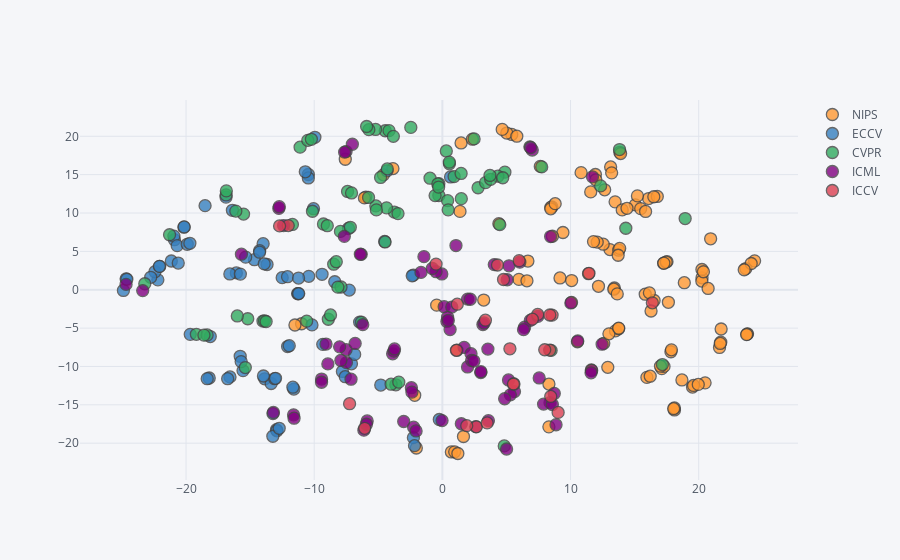

The cell this chart's notebook holds for it:
### Markdown cell above
## Visualizing Embeddings of Single Modalities

### Code cell
### Text2Graph
emb,meta=load_emb_data('t2g')
visualize(emb,meta,method='TSNE',dim=2)

### Figure 1 — Plotly figure (JSON) as saved in the notebook; plotly's stock layout.template omitted (floating-point values rounded to 4 significant figures)
{"data": [{"marker": {"color": "rgba(255, 153, 51, 1.0)", "line": {"width": 1.3}, "opacity": 0.8, "size": 12, "symbol": "circle"}, "mode": "markers", "name": "NIPS", "text": ["Visualizing the Loss Landscape of Neural Nets", "PointCNN", "L4: Practical loss-based stepsize adaptation for deep learning", "Multimodal Generative Models for Scalable Weakly-Supervised Learning", "Neural Voice Cloning with a Few Samples", "The Description Length of Deep Learning models", "Deep Defense: Training DNNs with Improved Adversarial Robustness", "Adversarial Logit Pairing", "Realistic Evaluation of Deep Semi-Supervised Learning Algorithms", "DVAE#: Discrete Variational Autoencoders with Relaxed Boltzmann Priors", "BourGAN: Generative Networks with Metric Embeddings", "Bilinear Attention Networks", "Breaking the Activation Function Bottleneck through Adaptive Parameterization", "Hyperbolic Neural Networks", "Learning towards Minimum Hyperspherical Energy", "Generalizing to Unseen Domains via Adversarial Data Augmentation", "On GANs and GMMs", "Assessing Generative Models via Precision and Recall", "Relational recurrent neural networks", "Unsupervised Attention-guided Image-to-Image Translation", "Speaker-Follower Models for Vision-and-Language Navigation", "ATOMO: Communication-efficient Learning via Atomic Sparsification", "Generative Neural Machine Translation", "Banach Wasserstein GAN", "Neural Code Comprehension: A Learnable Representation of Code Semantics", "3D Steerable CNNs: Learning Rotationally Equivariant Features in Volumetric Data", "Discovery of Latent 3D Keypoints via End-to-end Geometric Reasoning", "An intriguing failing of convolutional neural networks and the CoordConv solution", "Latent Alignment and Variational Attention", "Neural Arithmetic Logic Units", "Adaptive Skip Intervals: Temporal Abstraction for Recurrent Dynamical Models", "Video-to-Video Synthesis", "Generalisation in humans and deep neural networks", "A Unified Feature Disentangler for Multi-Domain Image Translation and Manipulation", "Neural Guided Constraint Logic Programming for Program Synthesis", "Deep Subspace Clustering Networks", "Dilated Recurrent Neural Networks", "Structured Embedding Models for Grouped Data", "Best of Both Worlds: Transferring Knowledge from Discriminative Learning to a Generative Visual Dialog Model", "Learning a Multi-View Stereo Machine", "Universal Style Transfer via Feature Transforms", "f-GANs in an Information Geometric Nutshell", "Toward Multimodal Image-to-Image Translation", "One-Sided Unsupervised Domain Mapping", "Deep Mean-Shift Priors for Image Restoration", "SchNet: A continuous-filter convolutional neural network for modeling quantum interactions", "Inductive Representation Learning on Large Graphs", "Mean teachers are better role models: Weight-averaged consistency targets improve semi-supervised deep learning results", "TernGrad: Ternary Gradients to Reduce Communication in Distributed Deep Learning", "NeuralFDR: Learning Discovery Thresholds from Hypothesis Features", "Learning Multiple Tasks with Multilinear Relationship Networks", "Train longer, generalize better: closing the generalization gap in large batch training of neural networks", "The Numerics of GANs", "Stabilizing Training of Generative Adversarial Networks through Regularization", "Training Deep Networks without Learning Rates Through Coin Betting", "MMD GAN: Towards Deeper Understanding of Moment Matching Network", "Few-Shot Learning Through an Information Retrieval  Lens", "Differentiable Learning of Logical Rules for Knowledge Base Reasoning", "OnACID: Online Analysis of Calcium Imaging Data in Real Time", "Fisher GAN", "Toward Goal-Driven Neural Network Models for the Rodent Whisker-Trigeminal System", "Predicting Organic Reaction Outcomes with Weisfeiler-Lehman Network", "REBAR: Low-variance, unbiased gradient estimates for discrete latent variable models", "ELF: An Extensive, Lightweight and Flexible Research Platform for Real-time Strategy Games", "Dual Discriminator Generative Adversarial Nets", "Bridging the Gap Between Value and Policy Based Reinforcement Learning", "Convolutional Gaussian Processes", "Deep Lattice Networks and Partial Monotonic Functions", "Hierarchical Attentive Recurrent Tracking", "Learning to Compose Domain-Specific Transformations for Data Augmentation", "Language Modeling with Recurrent Highway Hypernetworks", "Bayesian Compression for Deep Learning", "Streaming Sparse Gaussian Process Approximations", "Spherical convolutions and their application in molecular modelling", "Neural system identification for large populations separating what and where", "A Disentangled Recognition and Nonlinear Dynamics Model for Unsupervised Learning", "Bayesian GAN", "Geometric Matrix Completion with Recurrent Multi-Graph Neural Networks", "Diving into the shallows: a computational perspective on large-scale shallow learning", "InfoGAIL: Interpretable Imitation Learning from Visual Demonstrations", "Deep Hyperspherical Learning", "On-the-fly Operation Batching in Dynamic Computation Graphs", "Streaming Weak Submodularity: Interpreting Neural Networks on the Fly", "Prototypical Networks for Few-shot Learning", "Multi-Information Source Optimization", "Dual Path Networks", "Doubly Stochastic Variational Inference for Deep Gaussian Processes", "QMDP-Net: Deep Learning for Planning under Partial Observability", "A Unified Approach to Interpreting Model Predictions", "Context Selection for Embedding Models", "Working hard to know your neighbor's margins: Local descriptor learning loss", "Learning to Prune Deep Neural Networks via Layer-wise Optimal Brain Surgeon", "DropoutNet: Addressing Cold Start in Recommender Systems", "PointNet++: Deep Hierarchical Feature Learning on Point Sets in a Metric Space", "A-NICE-MC: Adversarial Training for MCMC", "Riemannian approach to batch normalization", "Triangle Generative Adversarial Networks", "Scalable trust-region method for deep reinforcement learning using Kronecker-factored approximation", "Hybrid Reward Architecture for Reinforcement Learning", "AdaGAN: Boosting Generative Models", "Task-based End-to-end Model Learning in Stochastic Optimization", "Gradient descent GAN optimization is locally stable", "Do Deep Neural Networks Suffer from Crowding?", "Improved Training of Wasserstein GANs", "Learning Disentangled Representations with Semi-Supervised Deep Generative Models", "Attention is All you Need", "Value Prediction Network", "Causal Effect Inference with Deep Latent-Variable Models", "Good Semi-supervised Learning That Requires a Bad GAN", "Modulating early visual processing by language", "GANs Trained by a Two Time-Scale Update Rule Converge to a Local Nash Equilibrium", "Neural Expectation Maximization", "Attend and Predict: Understanding Gene Regulation by Selective Attention on Chromatin", "Style Transfer from Non-Parallel Text by Cross-Alignment", "Real Time Image Saliency for Black Box Classifiers", "COLA: Decentralized Linear Learning", "A Simple Unified Framework for Detecting Out-of-Distribution Samples and Adversarial Attacks", "Mapping Images to Scene Graphs with Permutation-Invariant Structured Prediction", "Learning Conditioned Graph Structures for Interpretable Visual Question Answering", "Reversible Recurrent Neural Networks"], "textfont": {"color": "#4D5663"}, "type": "scatter", "x": [12.91, -5.972, 1.374, -10.99, 15.96, -11.5, -4.596, -3.856, -6.083, 1.459, 3.225, 2.344, 10.54, 13.51, 5.415, -7.575, 5.025, 1.139, -2.033, 11.62, 18.11, -2.157, 1.646, 0.6993, 0.9598, 20.5, 21.62, 19.52, 18.1, 4.669, 13.84, 13.91, 20.26, 16.21, 18.69, 13.07, 16.52, 23.68, 23.81, 11.4, 17.26, 13.75, 20.93, 17.52, 4.408, 15.06, 8.543, 24.36, 8.459, 17.12, 6.674, 24.09, 5.974, 9.407, 16.09, 12.66, 8.455, 13.42, 17.46, 8.584, 16.77, 13.13, -0.444, 21.75, 15.22, 12.59, 13.21, 16.5, 16.28, 11.94, 17.63, 17.29, 10.08, 11.97, 20.25, 18.88, 15.47, 17.83, 15.83, 5.808, 17.28, 7.64, 10.82, 19.6, 13.37, 13.48, 12.55, 13.64, 20.24, 23.55, 13.76, 13.83, 12.08, 11.79, 8.8, 12.99, 12.18, 6.599, 13.76, 9.178, 23.77, 8.314, 14.03, 10.09, 20.37, 13.71, 8.311, 11.57, 17.02, 20.73, 14.41, 16.15, 19.97, 17.87, 21.72, 1.208, 15.86, 21.68, 18.04, 23.74], "y": [-10.11, 12.07, 10.21, -4.435, -11.43, -4.592, 14.98, 15.79, 11.97, 19.14, -1.342, 19.62, -6.785, -5.364, 20.24, 17.01, 20.42, -7.877, -20.63, -10.46, -15.67, -13.76, -19.13, -21.15, -21.13, -12.14, -7.52, -12.69, -15.4, 20.9, 17.92, 17.75, 1.555, -11.27, -11.76, 5.234, -1.405, 2.762, -5.75, 2.091, 3.452, 5.154, 6.639, 3.663, 8.609, 11.07, 10.8, 3.766, 10.74, -10.28, 3.742, 3.418, 1.351, 7.461, 11.89, 13.03, 10.55, 0.2249, 3.607, 6.973, 12.16, 16.01, -2.008, -5.115, 12.24, -6.988, 15.24, 12.12, -2.771, 15.02, -1.635, -9.991, -1.646, 14.33, 2.636, 0.9155, 10.58, -8.084, -0.5775, 20.02, 3.47, 16.08, 15.26, -12.47, 0.06845, 11.45, 5.939, -0.5394, 1.129, 2.605, -5.082, 5.39, 6.203, 6.275, 11.22, -5.746, 0.4507, 1.164, -5.002, 1.539, -5.787, -12.29, 10.41, 1.202, 2.347, 4.494, -17.87, 12.75, -9.965, 0.1716, 10.62, -0.4016, -12.34, -7.831, -6.834, -21.34, 10.2, -6.998, -15.51, -5.847]}, {"marker": {"color": "rgba(55, 128, 191, 1.0)", "line": {"width": 1.3}, "opacity": 0.8, "size": 12, "symbol": "circle"}, "mode": "markers", "name": "ECCV", "text": ["Improving Shape Deformation in Unsupervised Image-to-Image Translation", "Pairwise Confusion for Fine-Grained Visual Classification", "GANimation: Anatomically-aware Facial Animation from a Single Image", "Deep Expander Networks: Efficient Deep Networks from Graph Theory", "3DMV: Joint 3D-Multi-View Prediction for 3D Semantic Scene Segmentation", "Learning Category-Specific Mesh Reconstruction from Image Collections", "Zero-Shot Object Detection", "A Style-Aware Content Loss for Real-time HD Style Transfer", "Piggyback: Adapting a Single Network to Multiple Tasks by Learning to Mask Weights", "Semi-supervised Adversarial Learning to Generate Photorealistic Face Images of New Identities from 3D Morphable Model", "Simple Baselines for Human Pose Estimation and Tracking", "Toward Characteristic-Preserving Image-based Virtual Try-On Network", "Acquisition of Localization Confidence for Accurate Object Detection", "Conditional Image-Text Embedding Networks", "SketchyScene: Richly-Annotated Scene Sketches", "Progressive Neural Architecture Search", "Image Manipulation with Perceptual Discriminators", "Unsupervised holistic image generation from key local patches", "LQ-Nets: Learned Quantization for Highly Accurate and Compact Deep Neural Networks", "Is Robustness the Cost of Accuracy? -- A Comprehensive Study on the Robustness of 18 Deep Image Classification Models", "Dynamic Multimodal Instance Segmentation Guided by Natural Language Queries", "Dynamic Conditional Networks for Few-Shot Learning", "Recovering 3D Planes from a Single Image via Convolutional Neural Networks", "Learning Single-View 3D Reconstruction with Limited Pose Supervision", "Image Inpainting for Irregular Holes Using Partial Convolutions", "Unsupervised Geometry-Aware Representation for 3D Human Pose Estimation", "PSANet: Point-wise Spatial Attention Network for Scene Parsing", "Predicting Gaze in Egocentric Video by Learning Task-dependent Attention Transition", "Coloring with Words: Guiding Image Colorization Through Text-based Palette Generation", "Fighting Fake News: Image Splice Detection via Learned Self-Consistency", "HiDDeN: Hiding Data with Deep Networks", "Multi-scale Residual Network for Image Super-Resolution", "Adaptive Affinity Fields for Semantic Segmentation", "Statistically-motivated Second-order Pooling", "Stacked Cross Attention for Image-Text Matching", "Open Set Domain Adaptation by Backpropagation", "DeepVS: A Deep Learning Based Video Saliency Prediction Approach", "Encoder-Decoder with Atrous Separable Convolution for Semantic Image Segmentation", "Estimating the Success of Unsupervised Image to Image Translation", "Single Shot Scene Text Retrieval", "Learning Type-Aware Embeddings for Fashion Compatibility", "Learning Visual Question Answering by Bootstrapping Hard Attention", "Deep Clustering for Unsupervised Learning of Visual Features", "Joint Person Segmentation and Identification in Synchronized First- and Third-person Videos", "ECO: Efficient Convolutional Network for Online Video Understanding", "Diverse and Coherent Paragraph Generation from Images", "MultiPoseNet: Fast Multi-Person Pose Estimation using Pose Residual Network", "ShapeStacks: Learning Vision-Based Physical Intuition for Generalised Object Stacking", "Towards Realistic Predictors", "Choose Your Neuron: Incorporating Domain Knowledge through Neuron-Importance", "Learning to Separate Object Sounds by Watching Unlabeled Video", "ESPNet: Efficient Spatial Pyramid of Dilated Convolutions for Semantic Segmentation", "Visual Coreference Resolution in Visual Dialog using Neural Module Networks", "License Plate Detection and Recognition in Unconstrained Scenarios", "Deep High Dynamic Range Imaging with Large Foreground Motions", "Multi-view to Novel view: Synthesizing novel views with Self-Learned Confidence", "Layer-structured 3D Scene Inference via View Synthesis", "3D-CODED: 3D Correspondences by Deep Deformation", "HybridNet: Classification and Reconstruction Cooperation for Semi-Supervised Learning", "Learning Dynamic Memory Networks for Object Tracking", "Interpretable Intuitive Physics Model", "Gray-box Adversarial Training", "Depth-aware CNN for RGB-D Segmentation", "Learning Efficient Single-stage Pedestrian Detectors by Asymptotic Localization Fitting", "A Modulation Module for Multi-task Learning with Applications in Image Retrieval", "Single Image Water Hazard Detection using FCN with Reflection Attention Units", "Integral Human Pose Regression", "Recurrent Squeeze-and-Excitation Context Aggregation Net for Single Image Deraining", "Quaternion Convolutional Neural Networks", "Mutual Learning to Adapt for Joint Human Parsing and Pose Estimation", "Pose Partition Networks for Multi-Person Pose Estimation", "Video Re-localization", "Joint 3D Face Reconstruction and Dense Alignment with Position Map Regression Network", "MVSNet: Depth Inference for Unstructured Multi-view Stereo", "Audio-Visual Event Localization in Unconstrained Videos", "Macro-Micro Adversarial Network for Human Parsing", "SpiderCNN: Deep Learning on Point Sets with Parameterized Convolutional Filters", "PlaneMatch: Patch Coplanarity Prediction for Robust RGB-D Reconstruction", "Factorizable Net: An Efficient Subgraph-based Framework for Scene Graph Generation", "Group Normalization", "Learning to Navigate for Fine-grained Classification", "Partial Adversarial Domain Adaptation", "Distractor-aware Siamese Networks for Visual Object Tracking", "Improving Generalization via  Scalable Neighborhood Component Analysis", "Saliency Detection in 360° Videos"], "textfont": {"color": "#4D5663"}, "type": "scatter", "x": [-16.08, -10.42, -11.29, -18.19, -11.59, -11.25, -16.58, -4.5, -9.388, -7.328, -15.78, -8.397, -9.333, -2.261, -13.99, -10.46, -22.2, -13.68, -4.32, -20.91, -13.86, -2.261, -9.947, -18.52, -18.11, -4.808, -12.94, -21.15, -24.89, -12.5, -6.454, -12.08, -24.68, -14.26, -7.268, -18.35, -20.95, -22.42, -11.22, -22.75, -13.36, -13.09, -12.91, -7.8, -20.61, -13.02, -7.58, -10.06, -22.05, -20.69, -16.57, -12.07, -14.67, -22.08, -0.2394, -13.9, -14.26, -10.17, -19.91, -16.38, -13.96, -20.16, -7.093, -10.46, -15.76, -16.88, -16.75, -13.23, 0.6367, -13.22, -15.55, -15.35, -19.7, -15.7, -24.62, -11.95, -2.352, -20.14, -11.21, -10.7, -12.73, -6.843, -2.174, -19.67, -11.66], "y": [2.193, 1.748, -0.5053, -11.5, -12.95, -0.519, 2.061, 6.288, 2.013, 7.985, -8.673, 1.045, -7.12, 1.916, 6.004, 15.02, 1.289, 3.289, 15.5, 6.524, -11.61, -19.28, 19.87, 10.96, -6.103, -12.43, -18.25, 3.745, -0.09223, 1.576, -4.215, 1.7, 1.422, 5.096, -0.04507, -11.59, 6.992, 2.346, 1.527, 1.625, -12.22, -11.59, -18.39, -10.65, 3.478, -11.54, -11.33, 10.56, 3.048, 5.753, -11.36, -7.403, 3.918, 3.049, -16.91, 3.379, 4.891, -4.583, 5.922, 10.35, -11.24, 8.151, -9.651, 14.57, 2.04, 12.08, -11.59, -19.1, 14.7, -16.15, -10.54, 4.249, 6.053, -9.367, 1.371, -7.291, 1.815, 8.193, -0.5011, 15.38, -18.06, -8.426, -20.32, -5.815, -12.7]}, {"marker": {"color": "rgba(50, 171, 96, 1.0)", "line": {"width": 1.3}, "opacity": 0.8, "size": 12, "symbol": "circle"}, "mode": "markers", "name": "CVPR", "text": ["An Improved Deep Learning Architecture for Person Re-Identification", "SST: Single-Stream Temporal Action Proposals", "One-Shot Video Object Segmentation", "Neural Sign Language Translation", "Annotating Object Instances With a Polygon-RNN", "Pyramid Stereo Matching Network", "AON: Towards Arbitrarily-Oriented Text Recognition", "LiDAR-Video Driving Dataset: Learning Driving Policies Effectively", "VidLoc: A Deep Spatio-Temporal Model for 6-DoF Video-Clip Relocalization", "Large Scale Fine-Grained Categorization and Domain-Specific Transfer Learning", "Learning to Evaluate Image Captioning", "ScanComplete: Large-Scale Scene Completion and Semantic Segmentation for 3D Scans", "Supervision-by-Registration: An Unsupervised Approach to Improve the Precision of Facial Landmark Detectors", "GraphBit: Bitwise Interaction Mining via Deep Reinforcement Learning", "Who Let the Dogs Out? Modeling Dog Behavior From Visual Data", "Robust Physical-World Attacks on Deep Learning Visual Classification", "A Point Set Generation Network for 3D Object Reconstruction From a Single Image", "End-to-End Learning of Motion Representation for Video Understanding", "Deep Pyramidal Residual Networks", "Deep Residual Learning for Image Recognition", "Deeply Supervised Salient Object Detection With Short Connections", "DeepMVS: Learning Multi-View Stereopsis", "Densely Connected Convolutional Networks", "Learning Deep Representation for Imbalanced Classification", "Fast and Accurate Single Image Super-Resolution via Information Distillation Network", "LiteFlowNet: A Lightweight Convolutional Neural Network for Optical Flow Estimation", "Deep 360 Pilot: Learning a Deep Agent for Piloting Through 360deg Sports Videos", "FC4: Fully Convolutional Color Constancy With Confidence-Weighted Pooling", "Image Specificity", "Perturbative Neural Networks", "End-to-End Recovery of Human Shape and Pose", "Convolutional Neural Networks for No-Reference Image Quality Assessment", "Deeply-Recursive Convolutional Network for Image Super-Resolution", "Stochastic Downsampling for Cost-Adjustable Inference and Improved Regularization in Convolutional Networks", "Deep Laplacian Pyramid Networks for Fast and Accurate Super-Resolution", "TI-Pooling: Transformation-Invariant Pooling for Feature Learning in Convolutional Neural Networks", "Recurrent Convolutional Neural Network for Object Recognition", "Deep Marching Cubes: Learning Explicit Surface Representations", "ST-GAN: Spatial Transformer Generative Adversarial Networks for Image Compositing", "Decoupled Networks", "PlaneNet: Piece-Wise Planar Reconstruction From a Single RGB Image", "Predicting Salient Face in Multiple-Face Videos", "Recognizing Human Actions as the Evolution of Pose Estimation Maps", "Towards Faster Training of Global Covariance Pooling Networks by Iterative Matrix Square Root Normalization", "Fully Convolutional Networks for Semantic Segmentation", "Cross-Stitch Networks for Multi-Task Learning", "Beyond the Pixel-Wise Loss for Topology-Aware Delineation", "3D Bounding Box Estimation Using Deep Learning and Geometry", "Learning Dual Convolutional Neural Networks for Low-Level Vision", "Jointly Optimize Data Augmentation and Network Training: Adversarial Data Augmentation in Human Pose Estimation", "Learning Latent Super-Events to Detect Multiple Activities in Videos", "Learning Pose Specific Representations by Predicting Different Views", "Frustum PointNets for 3D Object Detection From RGB-D Data", "GeoNet: Geometric Neural Network for Joint Depth and Surface Normal Estimation", "Semi-Parametric Image Synthesis", "End-To-End Instance Segmentation With Recurrent Attention", "Adversarially Learned One-Class Classifier for Novelty Detection", "Pixels, Voxels, and Views: A Study of Shape Representations for Single View 3D Object Shape Prediction", "Actor and Observer: Joint Modeling of First and Third-Person Videos", "VITAL: VIsual Tracking via Adversarial Learning", "Pix3D: Dataset and Methods for Single-Image 3D Shape Modeling", "Multiple Instance Detection Network With Online Instance Classifier Refinement", "Real-Time Seamless Single Shot 6D Object Pose Prediction", "Lifting From the Deep: Convolutional 3D Pose Estimation From a Single Image", "Learning to Adapt Structured Output Space for Semantic Segmentation", "Learning Shape Abstractions by Assembling Volumetric Primitives", "Learning Superpixels With Segmentation-Aware Affinity Loss", "Show and Tell: A Neural Image Caption Generator", "Adversarial Feature Augmentation for Unsupervised Domain Adaptation", "High-Resolution Image Synthesis and Semantic Manipulation With Conditional GANs", "Learning a Discriminative Filter Bank Within a CNN for Fine-Grained Recognition", "Min-Entropy Latent Model for Weakly Supervised Object Detection", "Rethinking Feature Distribution for Loss Functions in Image Classification", "Dense Human Body Correspondences Using Convolutional Networks", "Gibson Env: Real-World Perception for Embodied Agents", "AttnGAN: Fine-Grained Text to Image Generation With Attentional Generative Adversarial Networks", "Object Contour Detection With a Fully Convolutional Encoder-Decoder Network", "Robust Classification With Convolutional Prototype Learning", "GeoNet: Unsupervised Learning of Dense Depth, Optical Flow and Camera Pose", "Generative Image Inpainting With Contextual Attention", "Video Paragraph Captioning Using Hierarchical Recurrent Neural Networks", "Adversarial Complementary Learning for Weakly Supervised Object Localization", "Densely Connected Pyramid Dehazing Network", "Residual Dense Network for Image Super-Resolution", "Visual Translation Embedding Network for Visual Relation Detection"], "textfont": {"color": "#4D5663"}, "type": "scatter", "x": [7.75, -3.631, 12.35, -0.2748, 1.477, -8.899, -4.469, 14.31, 4.877, -4.458, -15.51, -4.163, -19.2, -5.214, -7.909, 4.329, 4.712, -5.737, 4.827, -3.826, 2.785, -18.35, -5.908, -6.315, 0.5497, -8.727, 3.369, 2.474, -9.277, -2.462, 18.94, -3.745, -11.1, 0.3062, -16.12, -0.9632, -3.462, -18.6, -0.275, 0.5407, -0.356, 3.765, -21.29, 0.4099, 4.479, -23.22, -14.0, -10.5, -10.14, -13.88, -4.0, -8.479, -10.22, 3.715, -16.87, 8.482, -4.821, -4.294, -8.154, -16.86, -11.7, 17.17, -15.19, 6.827, -16.0, -15.38, -10.59, 13.82, -4.355, -5.19, -3.401, -8.278, -0.5677, -5.151, -7.397, 0.4524, -5.76, 0.9136, -7.953, -0.2915, 1.46, -13.75, -7.184, -7.088, -8.98], "y": [16.01, -12.39, 13.53, 13.84, 11.87, -3.844, 6.23, 8.013, 15.33, 20.72, 9.861, 20.74, -5.809, 20.9, 0.357, 14.8, 14.6, 20.87, -20.36, 20.0, 13.29, -5.891, 21.28, -4.236, 16.41, -3.284, 13.96, 19.66, 8.568, 21.16, 9.281, 10.13, 18.59, 18.09, 10.25, 14.54, 9.923, -5.918, 12.28, 16.64, 13.79, 14.4, 7.167, 11.62, 8.485, 0.7806, -4.084, 19.47, 10.23, -4.047, -12.31, 3.331, 19.61, 14.9, 12.35, -7.905, 14.63, 15.75, 0.3385, 12.89, 8.512, -9.754, -3.784, 18.62, -3.413, -10.14, -4.089, 18.27, 10.68, 10.93, -12.04, 3.655, 12.27, 10.41, 12.81, 10.41, 12.03, 14.76, 7.607, 13.38, 15.16, -4.139, 8.136, 12.62, 8.345]}, {"marker": {"color": "rgba(128, 0, 128, 1.0)", "line": {"width": 1.3}, "opacity": 0.8, "size": 12, "symbol": "circle"}, "mode": "markers", "name": "ICML", "text": ["OptNet: Differentiable Optimization as a Layer in Neural Networks", "Input Convex Neural Networks", "Differentially Private Database Release via Kernel Mean Embeddings", "Optimizing the Latent Space of Generative Networks", "NetGAN: Generating Graphs via Random Walks", "Compressed Sensing using Generative Models", "Predict and Constrain: Modeling Cardinality in Deep Structured Prediction", "Path-Level Network Transformation for Efficient Architecture Search", "Adversarial Learning with Local Coordinate Coding", "Adversarial Time-to-Event Modeling", "Learning K-way D-dimensional Discrete Codes for Compact Embedding Representations", "DRACO: Byzantine-resilient Distributed Training via Redundant Gradients", "AdaNet: Adaptive Structural Learning of Artificial Neural Networks", "Inference Suboptimality in Variational Autoencoders", "Stochastic Generative Hashing", "Adversarial Attack on Graph Structured Data", "Language Modeling with Gated Convolutional Networks", "Stochastic Video Generation with a Learned Prior", "Dance Dance Convolution", "Model-Agnostic Meta-Learning for Fast Adaptation of Deep Networks", "Input Switched Affine Networks: An RNN Architecture Designed for Interpretability", "Bilevel Programming for Hyperparameter Optimization and Meta-Learning", "Convolutional Sequence to Sequence Learning", "Visualizing and Understanding Atari Agents", "On Calibration of Modern Neural Networks", "DeepBach: a Steerable Model for Bach Chorales Generation", "Learning unknown ODE models with Gaussian processes", "Toward Controlled Generation of Text", "Neural Autoregressive Flows", "Decoupled Parallel Backpropagation with Convergence Guarantee", "Attention-based Deep Multiple Instance Learning", "Black-box Adversarial Attacks with Limited Queries and Information", "Decoupled Neural Interfaces using Synthetic Gradients", "Efficient end-to-end learning for quantizable representations", "Composite Functional Gradient Learning of Generative  Adversarial Models", "Video Pixel Networks", "Efficient Neural Audio Synthesis", "Learning to Discover Cross-Domain Relations with Generative Adversarial Networks", "SplitNet: Learning to Semantically Split Deep Networks for Parameter Reduction and Model Parallelization", "Disentangling by Factorising", "Neural Relational Inference for Interacting Systems", "Grammar Variational Autoencoder", "Deep Spectral Clustering Learning", "Hierarchical Imitation and Reinforcement Learning", "Confident Multiple Choice Learning", "Gated Path Planning Networks", "Noise2Noise: Learning Image Restoration without Clean Data", "Dropout Inference in Bayesian Neural Networks with Alpha-divergences", "Explicit Inductive Bias for Transfer Learning with Convolutional Networks", "Towards Binary-Valued Gates for Robust LSTM Training", "Zero-Inflated Exponential Family Embeddings", "Dimensionality-Driven Learning with Noisy Labels", "Adversarial Variational Bayes: Unifying Variational Autoencoders and Generative Adversarial Networks", "Device Placement Optimization with Reinforcement Learning", "SparseMAP: Differentiable Sparse Structured Inference", "A Theoretical Explanation for Perplexing Behaviors of Backpropagation-based Visualizations", "The Statistical Recurrent Unit", "Efficient Neural Architecture Search via Parameters Sharing", "Robust Adversarial Reinforcement Learning", "Neural Episodic Control", "Online and Linear-Time Attention by Enforcing Monotonic Alignments", "Learning to Reweight Examples for Robust Deep Learning", "Deep One-Class Classification", "First Order Generative Adversarial Networks", "Finding Influential Training Samples for Gradient Boosted Decision Trees", "A Spectral Approach to Gradient Estimation for Implicit Distributions", "Bottleneck Conditional Density Estimation", "The Predictron:  End-To-End Learning and Planning", "Accelerating Natural Gradient with Higher-Order Invariance", "Exploiting the Potential of Standard Convolutional Autoencoders for Image Restoration by Evolutionary Search", "Neural Program Synthesis from Diverse Demonstration Videos", "Differentiable Compositional Kernel Learning for Gaussian Processes", "Axiomatic Attribution for Deep Networks", "Black Box FDR", "Learning Longer-term Dependencies in RNNs with Auxiliary Losses", "The Mirage of Action-Dependent Baselines in Reinforcement Learning", "Learning to Generate Long-term Future via Hierarchical Prediction", "PredRNN++: Towards A Resolution of the Deep-in-Time Dilemma in Spatiotemporal Predictive Learning", "Style Tokens: Unsupervised Style Modeling, Control and Transfer in End-to-End Speech Synthesis", "Transfer Learning via Learning to Transfer", "Hierarchical Long-term Video Prediction without Supervision", "Variance Regularized Counterfactual Risk Minimization via Variational Divergence Minimization", "Deep k-Means: Re-Training and Parameter Sharing with Harder Cluster Assignments for Compressing Deep Convolutions", "Learning Semantic Representations for Unsupervised Domain Adaptation", "Improved Variational Autoencoders for Text Modeling using Dilated Convolutions", "Mean Field Multi-Agent Reinforcement Learning", "Combined Group and Exclusive Sparsity for Deep Neural Networks", "GraphRNN: Generating Realistic Graphs with Deep Auto-regressive Models", "Continual Learning Through Synaptic Intelligence", "Adversarial Feature Matching for Text Generation", "Convexified Convolutional Neural Networks", "Noisy Natural Gradient as Variational Inference", "Recurrent Highway Networks"], "textfont": {"color": "#4D5663"}, "type": "scatter", "x": [1.963, 8.399, -3.88, -7.513, -9.077, 0.1376, -15.68, -2.418, -8.015, -12.39, 10.03, 1.697, 7.013, -3.778, 6.863, 11.65, 6.415, -0.02667, 0.7338, 7.897, 0.3553, 5.626, 8.579, 2.233, 1.971, 2.607, 3.551, -5.867, -3.734, -7.485, -6.122, -7.514, 10.56, -7.024, -0.04479, 2.998, -23.38, 4.049, 11.71, -7.128, -11.61, -6.213, -6.331, 0.6023, 5.198, -7.917, -1.667, 3.164, -12.76, 1.479, 0.4075, 2.178, 5.059, 3.007, -9.424, 2.287, 3.25, -9.427, 12.46, 0.4599, 8.868, -11.57, -2.376, -7.626, -6.401, 5.305, 8.447, 7.449, -0.492, -24.68, 4.86, -7.65, 7.556, -3.016, 11.6, -2.243, 5.16, 2.46, -0.7871, -12.73, -5.926, -13.18, 5.01, -1.438, 3.591, -6.806, 6.886, -2.05, 6.333, 6.045, 1.061, -8.935, 8.731], "y": [-10.06, -14.72, -8.346, -7.817, -7.08, -2.207, 4.634, -12.77, -7.444, 8.366, -1.721, -7.518, 18.21, -8.007, -3.995, -10.53, -4.887, -17.06, -2.253, -14.9, -4.13, -13.27, -14.96, -8.331, -1.218, -17.84, -7.734, -17.1, -7.718, -9.499, -18.3, 18.01, -6.683, 18.97, 2.057, -10.8, -0.1142, 3.277, 14.72, -11.66, -16.31, -4.547, 4.615, -5.187, 3.123, -9.215, 2.261, -4.539, 10.6, -17.47, -3.593, -1.241, 1.301, -10.67, -11.64, -9.216, -4.332, -12.06, -7.1, -3.999, -17.6, -16.74, -13.34, 17.94, 4.631, -13.7, 6.937, -3.471, 2.354, 0.6971, -14.21, 6.957, -11.5, -17.17, -10.83, -17.92, -11.75, -9.292, 2.767, 10.82, -17.53, -16.0, -20.76, 4.316, -17.06, -7.001, 18.54, -18.41, -5.2, 3.595, 5.758, -9.666, -13.52]}, {"marker": {"color": "rgba(219, 64, 82, 1.0)", "line": {"width": 1.3}, "opacity": 0.8, "size": 12, "symbol": "circle"}, "mode": "markers", "name": "ICCV", "text": ["VQA: Visual Question Answering", "Convolutional Color Constancy", "Deep TextSpotter: An End-To-End Trainable Scene Text Localization and Recognition Framework", "SubUNets: End-To-End Hand Shape and Continuous Sign Language Recognition", "Deep Adaptive Image Clustering", "Photographic Image Synthesis With Cascaded Refinement Networks", "Deformable Convolutional Networks", "Attributes2Classname: A Discriminative Model for Attribute-Based Unsupervised Zero-Shot Learning", "RPAN: An End-To-End Recurrent Pose-Attention Network for Action Recognition in Videos", "Associative Domain Adaptation", "Mask R-CNN", "Wavelet-SRNet: A Wavelet-Based CNN for Multi-Scale Face Super Resolution", "PoseNet: A Convolutional Network for Real-Time 6-DOF Camera Relocalization", "Escape From Cells: Deep Kd-Networks for the Recognition of 3D Point Cloud Models", "Introspective Neural Networks for Generative Modeling", "Learning Efficient Convolutional Networks Through Network Slimming", "No Fuss Distance Metric Learning Using Proxies", "GANs for Biological Image Synthesis", "Following Gaze in Video", "EnhanceNet: Single Image Super-Resolution Through Automated Texture Synthesis", "Hide-And-Seek: Forcing a Network to Be Meticulous for Weakly-Supervised Object and Action Localization", "Face Flow", "MemNet: A Persistent Memory Network for Image Restoration", "Unsupervised Learning of Object Landmarks by Factorized Spatial Embeddings", "Unsupervised Adaptation for Deep Stereo", "Learning Blind Motion Deblurring", "Unlabeled Samples Generated by GAN Improve the Person Re-Identification Baseline in Vitro"], "textfont": {"color": "#4D5663"}, "type": "scatter", "x": [8.56, -12.02, 5.586, 9.031, 8.374, -0.4944, 3.358, 7.44, -7.24, 8.455, 5.539, 2.652, -12.7, 3.492, 4.772, -6.06, 1.901, 4.299, 1.095, 5.269, 11.44, 7.025, 1.163, 7.987, 16.38, 8.383, 5.991], "y": [-3.307, 8.364, -12.29, -15.99, -7.867, 3.341, -3.97, -3.216, -14.86, -13.91, -12.29, -17.86, 8.321, -17.36, 1.337, -18.06, -17.72, 3.224, -7.895, -7.699, 2.146, -3.835, -1.885, -7.823, -1.703, -3.293, 3.793]}], "layout": {"legend": {"bgcolor": "#F5F6F9", "font": {"color": "#4D5663"}}, "paper_bgcolor": "#F5F6F9", "plot_bgcolor": "#F5F6F9", "title": {"font": {"color": "#4D5663"}}, "xaxis": {"gridcolor": "#E1E5ED", "showgrid": true, "tickfont": {"color": "#4D5663"}, "title": {"font": {"color": "#4D5663"}, "text": ""}, "zerolinecolor": "#E1E5ED"}, "yaxis": {"gridcolor": "#E1E5ED", "showgrid": true, "tickfont": {"color": "#4D5663"}, "title": {"font": {"color": "#4D5663"}, "text": ""}, "zerolinecolor": "#E1E5ED"}}}
